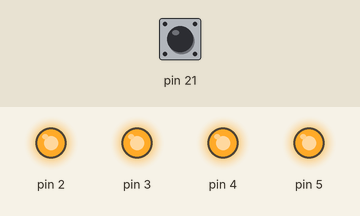
Simulated run of this sketch. Board: Arduino Mega 2560, built with avr-gcc and run on an emulated ATmega2560. Parts: output pins drawn as LEDs (lit = HIGH). The inputs (shaded band) are chosen by the test bench; at power-on: pin 21 HIGH.

Above: at 5.0 s.
5.1 s: pin 21 pulled LOW for 0.15 s
At 5.17 s:
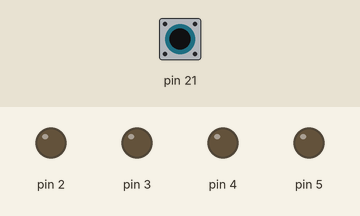
6.7 s: pin 21 pulled LOW for 3.2 s
At 10.3 s:
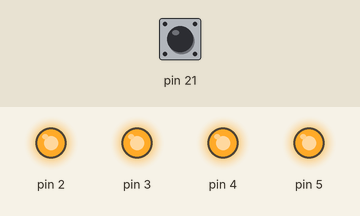
Timing chart, 0 to 11.8 s (numbered marks = the images above; inputs shaded):
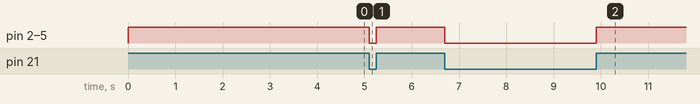

The sketch:

Exercise1.ino
```cpp
#define F_CPU 16000000UL
#include <avr/io.h>
#include <util/delay.h>
#include <avr/interrupt.h>

#define set_bit(value, bit) ( _SFR_BYTE(value) |= _BV(bit) )
#define clear_bit(value, bit) ( _SFR_BYTE(value) &= ~_BV(bit) )

volatile uint8_t state = 0;

ISR(INT0_vect) {
  state = !state;
}

void INT0_init(void) {
  EIMSK |= (1 << INT0);

  EICRA &= ~(1 << ISC01);
  EICRA |=  (1 << ISC00);
  sei();
}

int main(void) {
  INT0_init();
  clear_bit(DDRD, 0); // 버튼
  set_bit(PORTD, 0);

  set_bit(DDRE, 3);
  set_bit(DDRE, 4);
  set_bit(DDRE, 5);
  set_bit(DDRG, 5);

  while (1) {
    if (state) {
      set_bit(PORTE, 3);
      set_bit(PORTE, 4);
      set_bit(PORTE, 5);
      set_bit(PORTG, 5);
    } else {
      clear_bit(PORTE, 3);
      clear_bit(PORTE, 4);
      clear_bit(PORTE, 5);
      clear_bit(PORTG, 5);
    }
  }

  return 0;
}
```

Measured:
- after the input at 5.1 s, pin 2–5: HIGH → LOW at once, → HIGH 0.15 s later
- after the input at 6.7 s, pin 2–5: HIGH → LOW at once, → HIGH 3.2 s later
